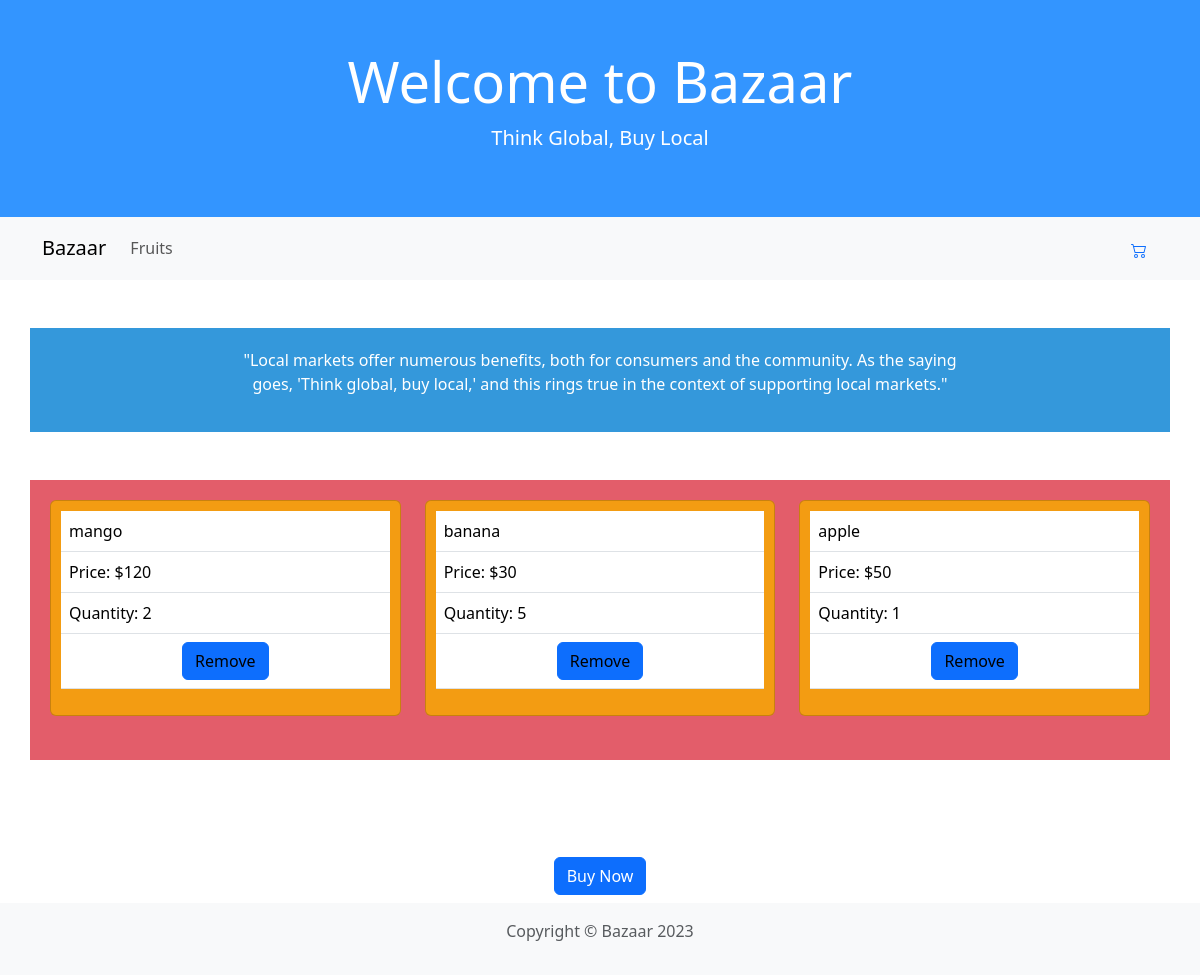
Page /bazaar/cart on the earlier database version.
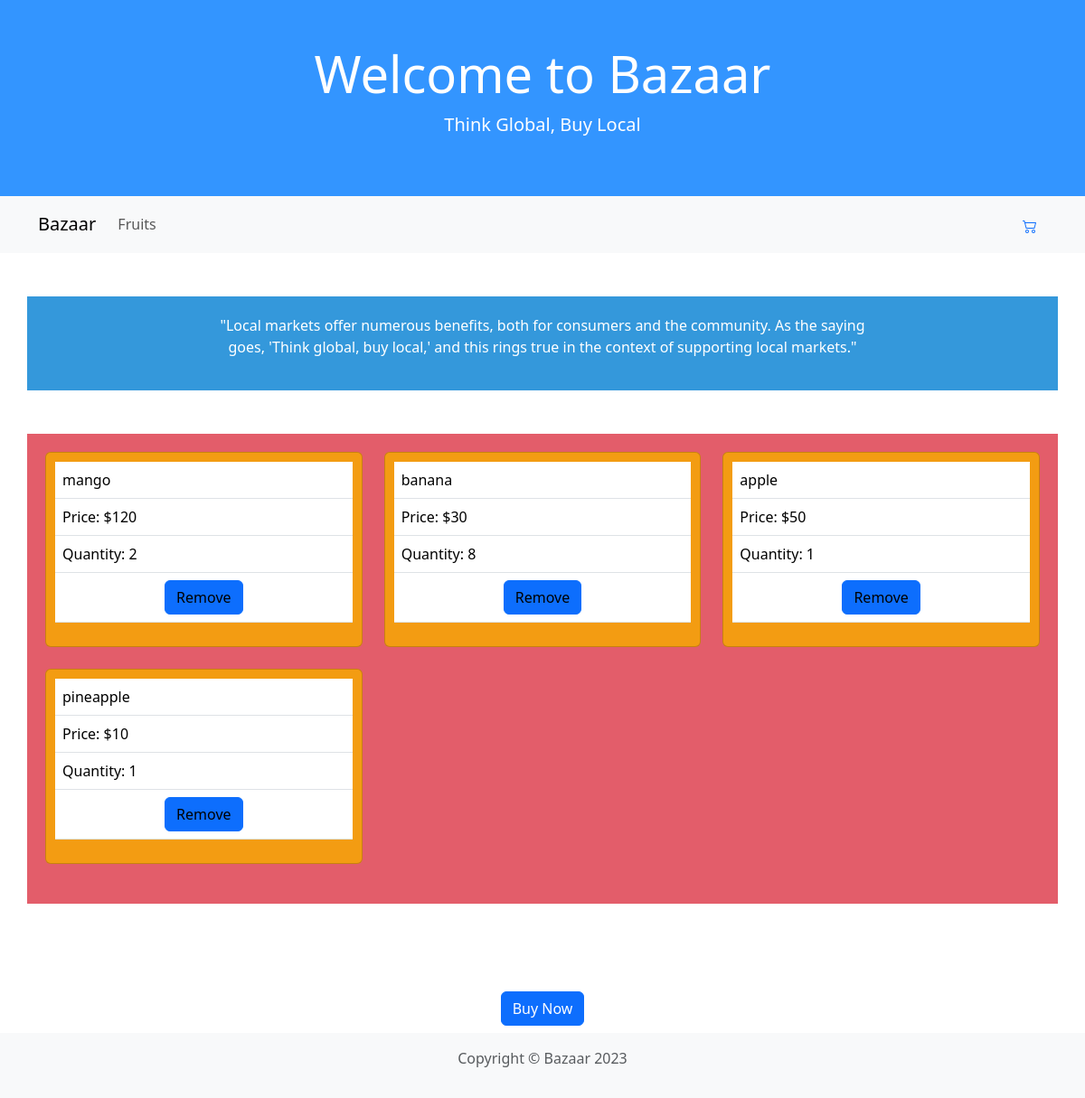
Same page on the later database version.
### bazaar/models.py (models this page shows, shortened)
class Cart(models.Model):
    item = models.ForeignKey(item, on_delete=models.CASCADE, related_name="procuctitem")
    quantity = models.PositiveIntegerField(default=1)

class item(models.Model):
    item_name = models.CharField(max_length=10)
    price = models.IntegerField()

### bazaar/views.py (the view)
# urls.py: path("cart", views.cart, name="cart"),
def cart(request):
    cart_items = Cart.objects.all()
    if not cart_items:
        context = {'message': 'Your cart is empty.'}
    else:
        total_price = sum(item.item.price * item.quantity for item in cart_items)
        context = {
            'cart_items': cart_items,
            'total_price': total_price,
        }
    return render(request, "bazaar/cart.html", context)

### bazaar/templates/bazaar/cart.html (shortened to what this page needs)
{% extends "bazaar/layout.html" %}
{% block body %}
  <section class="mission-section container text-center my-5 animate__animated animate__fadeIn" style="background-color: #3498db; color: #fff; padding: 20px;">
    <div class="row">
      <div class="col-md-8 mx-auto">
        <p>
          "Local markets offer numerous benefits, both for consumers and the community.
          As the saying goes, 'Think global, buy local,' and this rings true in the context of supporting local markets."
        </p>
      </div>
    </div>
  </section>
  {% if message %}
    <div class="alert alert-success animate__animated animate__fadeIn" style="background-color: #2ecc71; color: #fff; padding: 10px;">
      <p>{{ message }}</p>
    </div>
  {% else %}
    <section class="fruits-section container my-5 animate__animated animate__fadeIn">
      <div class="row">
        {% for item in cart_items %}
          <div class="col-md-4 mb-4">
            <div class="card" style="background-color: #f39c12; color: #fff; padding: 10px;">
              <table class="table">
                <tr>
                  <td>{{ item.item.item_name }}</td>
                </tr>
                <tr>
                  <td>Price: ${{ item.item.price }}</td>
                </tr>
                <tr>
                  <td>Quantity: {{ item.quantity }}</td>
                </tr>
                <tr>
                  <td>
                    <center><a href="{% url 'remove_from_cart' item.id %}" class="btn btn-primary" style="color: #000000;">Remove</center></a>
                  </td>
                </tr>
              </table>
            </div>
          </div>
        {% endfor %}
      </div>
    </section>
    <center><h2 class="animate__animated animate__fadeIn" style="color: #ffffff;">Total Price: ${{ total_price }} </h2></center>
    <center><h2 class="animate__animated animate__fadeIn"><a href="{% url 'buy' %}" class="btn btn-primary" style="color: #ffffff;">Buy Now</a></h2></center>
  {% endif %}
{% endblock %}

Differences in the rows shown:
changed Cart "banana": quantity "5" → "8"
added Cart: item.item_name "pineapple", item.price "10", quantity "1"
